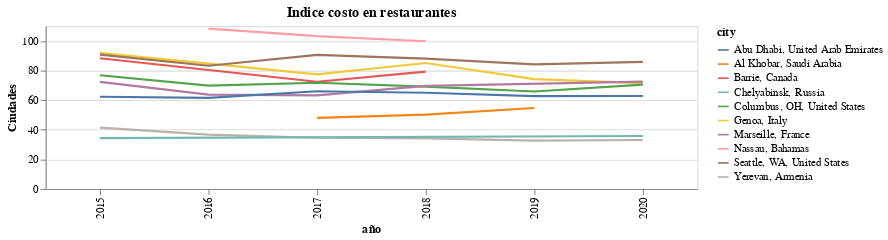

The cell this chart's notebook holds for it:
### Code cell
alt.Chart(life_cost[lambda df: df['city'].isin(my_cities)]).mark_line().encode(
    x = alt.X('year:O',title = 'año'),
    y = alt.Y('cost_of_living_index:Q',title='Ciudades'),
    color ='city',
    tooltip= ('city','cost_of_living_index','year')
).properties(width=600, height=150,title='Indice costo en restaurantes')

### Figure 1 — Vega-Lite specification as saved in the notebook (floating-point values rounded to 4 significant figures)
{"$schema": "https://vega.github.io/schema/vega-lite/v3.4.0.json", "config": {"background": "white", "mark": {"tooltip": null}, "view": {"height": 300, "width": 400}}, "data": {"name": "data-bf0ff40341a758e4e7622506c96d4fce"}, "datasets": {"data-bf0ff40341a758e4e7622506c96d4fce": [{"city": "Genoa, Italy", "cost_of_living_index": 91.85, "cost_of_living_plus_rent_index": 60.69, "country": " Italy", "groceries_index": 78.66, "local_purchasing_power_index": 67.62, "rank": 68, "rent_index": 28.09, "restaurant_price_index": 99.31, "year": 2015}, {"city": "Seattle, WA, United States", "cost_of_living_index": 90.71, "cost_of_living_plus_rent_index": 75.27, "country": " WA", "groceries_index": 100.7, "local_purchasing_power_index": 124.5, "rank": 73, "rent_index": 59.12, "restaurant_price_index": 82.07, "year": 2015}, {"city": "Barrie, Canada", "cost_of_living_index": 88.24, "cost_of_living_plus_rent_index": 60.65, "country": " Canada", "groceries_index": 97.61, "local_purchasing_power_index": 108.0, "rank": 93, "rent_index": 31.78, "restaurant_price_index": 66.14, "year": 2015}, {"city": "Columbus, OH, United States", "cost_of_living_index": 76.8, "cost_of_living_plus_rent_index": 54.6, "country": " OH", "groceries_index": 81.69, "local_purchasing_power_index": 123.8, "rank": 185, "rent_index": 31.37, "restaurant_price_index": 62.7, "year": 2015}, {"city": "Marseille, France", "cost_of_living_index": 72.3, "cost_of_living_plus_rent_index": 50.04, "country": " France", "groceries_index": 62.77, "local_purchasing_power_index": 113.0, "rank": 216, "rent_index": 26.75, "restaurant_price_index": 77.78, "year": 2015}, {"city": "Abu Dhabi, United Arab Emirates", "cost_of_living_index": 62.28, "cost_of_living_plus_rent_index": 68.56, "country": " United Arab Emirates", "groceries_index": 55.19, "local_purchasing_power_index": 105.3, "rank": 265, "rent_index": 75.13, "restaurant_price_index": 62.95, "year": 2015}, {"city": "Yerevan, Armenia", "cost_of_living_index": 41.39, "cost_of_living_plus_rent_index": 25.89, "country": " Armenia", "groceries_index": 33.71, "local_purchasing_power_index": 28.13, "rank": 392, "rent_index": 9.67, "restaurant_price_index": 34, "year": 2015}, {"city": "Chelyabinsk, Russia", "cost_of_living_index": 34.37, "cost_of_living_plus_rent_index": 24.68, "country": " Russia", "groceries_index": 27.3, "local_purchasing_power_index": 30.18, "rank": 420, "rent_index": 14.54, "restaurant_price_index": 37.32, "year": 2015}, {"city": "Nassau, Bahamas", "cost_of_living_index": 108.2, "cost_of_living_plus_rent_index": 74.44, "country": " Bahamas", "groceries_index": 104.3, "local_purchasing_power_index": 54.87, "rank": 10, "rent_index": 37.93, "restaurant_price_index": 92.54, "year": 2016}, {"city": "Seattle, WA, United States", "cost_of_living_index": 83.22, "cost_of_living_plus_rent_index": 72.05, "country": " WA", "groceries_index": 83.63, "local_purchasing_power_index": 147.4, "rank": 50, "rent_index": 59.97, "restaurant_price_index": 80.14, "year": 2016}, {"city": "Columbus, OH, United States", "cost_of_living_index": 69.81, "cost_of_living_plus_rent_index": 52.78, "country": " OH", "groceries_index": 71.01, "local_purchasing_power_index": 133.0, "rank": 199, "rent_index": 34.38, "restaurant_price_index": 64.11, "year": 2016}, {"city": "Marseille, France", "cost_of_living_index": 63.71, "cost_of_living_plus_rent_index": 43.45, "country": " France", "groceries_index": 58.64, "local_purchasing_power_index": 122.4, "rank": 247, "rent_index": 21.56, "restaurant_price_index": 66.29, "year": 2016}, {"city": "Abu Dhabi, United Arab Emirates", "cost_of_living_index": 61.47, "cost_of_living_plus_rent_index": 65.26, "country": " United Arab Emirates", "groceries_index": 56.39, "local_purchasing_power_index": 158.2, "rank": 261, "rent_index": 69.35, "restaurant_price_index": 58.65, "year": 2016}, {"city": "Yerevan, Armenia", "cost_of_living_index": 36.66, "cost_of_living_plus_rent_index": 24.19, "country": " Armenia", "groceries_index": 28.56, "local_purchasing_power_index": 34.36, "rank": 403, "rent_index": 10.72, "restaurant_price_index": 31.4, "year": 2016}, {"city": "Nassau, Bahamas", "cost_of_living_index": 103.2, "cost_of_living_plus_rent_index": 72.9, "country": " Bahamas", "groceries_index": 96.25, "local_purchasing_power_index": 40.42, "rank": 15, "rent_index": 40.03, "restaurant_price_index": 91.5, "year": 2017}, {"city": "Seattle, WA, United States", "cost_of_living_index": 90.54, "cost_of_living_plus_rent_index": 78.67, "country": " WA", "groceries_index": 93.9, "local_purchasing_power_index": 119.8, "rank": 27, "rent_index": 65.77, "restaurant_price_index": 79.85, "year": 2017}, {"city": "Genoa, Italy", "cost_of_living_index": 77.34, "cost_of_living_plus_rent_index": 49.55, "country": " Italy", "groceries_index": 70.38, "local_purchasing_power_index": 60.64, "rank": 110, "rent_index": 19.36, "restaurant_price_index": 71.13, "year": 2017}, {"city": "Barrie, Canada", "cost_of_living_index": 72.4, "cost_of_living_plus_rent_index": 49.97, "country": " Canada", "groceries_index": 71.7, "local_purchasing_power_index": 126.5, "rank": 173, "rent_index": 25.6, "restaurant_price_index": 62.35, "year": 2017}, {"city": "Columbus, OH, United States", "cost_of_living_index": 71.7, "cost_of_living_plus_rent_index": 53.65, "country": " OH", "groceries_index": 69.84, "local_purchasing_power_index": 120.7, "rank": 182, "rent_index": 34.03, "restaurant_price_index": 64.08, "year": 2017}, {"city": "Abu Dhabi, United Arab Emirates", "cost_of_living_index": 65.96, "cost_of_living_plus_rent_index": 68.5, "country": " United Arab Emirates", "groceries_index": 55.27, "local_purchasing_power_index": 136.1, "rank": 251, "rent_index": 71.26, "restaurant_price_index": 64.61, "year": 2017}, {"city": "Marseille, France", "cost_of_living_index": 63.15, "cost_of_living_plus_rent_index": 42.9, "country": " France", "groceries_index": 59.17, "local_purchasing_power_index": 99.33, "rank": 270, "rent_index": 20.9, "restaurant_price_index": 55.9, "year": 2017}, {"city": "Al Khobar, Saudi Arabia", "cost_of_living_index": 48.03, "cost_of_living_plus_rent_index": 32.58, "country": " Saudi Arabia", "groceries_index": 42.44, "local_purchasing_power_index": 156.4, "rank": 344, "rent_index": 15.8, "restaurant_price_index": 32.42, "year": 2017}, {"city": "Yerevan, Armenia", "cost_of_living_index": 34.6, "cost_of_living_plus_rent_index": 23.25, "country": " Armenia", "groceries_index": 26.61, "local_purchasing_power_index": 33.28, "rank": 423, "rent_index": 10.91, "restaurant_price_index": 32.44, "year": 2017}, {"city": "Nassau, Bahamas", "cost_of_living_index": 99.73, "cost_of_living_plus_rent_index": 71.14, "country": " Bahamas", "groceries_index": 85.34, "local_purchasing_power_index": 58.69, "rank": 15, "rent_index": 40.45, "restaurant_price_index": 104.2, "year": 2018}, {"city": "Seattle, WA, United States", "cost_of_living_index": 88.04, "cost_of_living_plus_rent_index": 76.64, "country": " WA", "groceries_index": 89.85, "local_purchasing_power_index": 144.6, "rank": 45, "rent_index": 64.41, "restaurant_price_index": 83.22, "year": 2018}, {"city": "Genoa, Italy", "cost_of_living_index": 85.04, "cost_of_living_plus_rent_index": 54.39, "country": " Italy", "groceries_index": 74.03, "local_purchasing_power_index": 71.66, "rank": 67, "rent_index": 21.49, "restaurant_price_index": 83.87, "year": 2018}, {"city": "Barrie, Canada", "cost_of_living_index": 79.18, "cost_of_living_plus_rent_index": 54.51, "country": " Canada", "groceries_index": 79.85, "local_purchasing_power_index": 127.6, "rank": 122, "rent_index": 28.03, "restaurant_price_index": 76.95, "year": 2018}, {"city": "Marseille, France", "cost_of_living_index": 69.66, "cost_of_living_plus_rent_index": 47.6, "country": " France", "groceries_index": 61.91, "local_purchasing_power_index": 104.2, "rank": 249, "rent_index": 23.92, "restaurant_price_index": 69.58, "year": 2018}, {"city": "Columbus, OH, United States", "cost_of_living_index": 69.13, "cost_of_living_plus_rent_index": 52.92, "country": " OH", "groceries_index": 66.96, "local_purchasing_power_index": 125.5, "rank": 260, "rent_index": 35.51, "restaurant_price_index": 62.16, "year": 2018}, {"city": "Abu Dhabi, United Arab Emirates", "cost_of_living_index": 64.97, "cost_of_living_plus_rent_index": 64.62, "country": " United Arab Emirates", "groceries_index": 54.3, "local_purchasing_power_index": 131.2, "rank": 298, "rent_index": 64.25, "restaurant_price_index": 65.93, "year": 2018}, {"city": "Al Khobar, Saudi Arabia", "cost_of_living_index": 50.18, "cost_of_living_plus_rent_index": 33.53, "country": " Saudi Arabia", "groceries_index": 44.86, "local_purchasing_power_index": 124.3, "rank": 373, "rent_index": 15.67, "restaurant_price_index": 33.74, "year": 2018}, {"city": "Yerevan, Armenia", "cost_of_living_index": 34.12, "cost_of_living_plus_rent_index": 22.18, "country": " Armenia", "groceries_index": 27.73, "local_purchasing_power_index": 32.52, "rank": 484, "rent_index": 9.37, "restaurant_price_index": 31.77, "year": 2018}, {"city": "Seattle, WA, United States", "cost_of_living_index": 84.16, "cost_of_living_plus_rent_index": 74.32, "country": " WA", "groceries_index": 82.69, "local_purchasing_power_index": 139.2, "rank": 22, "rent_index": 63.68, "restaurant_price_index": 80.09, "year": 2019}, {"city": "Genoa, Italy", "cost_of_living_index": 74.14, "cost_of_living_plus_rent_index": 47.7, "country": " Italy", "groceries_index": 65.45, "local_purchasing_power_index": 72.96, "rank": 64, "rent_index": 19.07, "restaurant_price_index": 75.6, "year": 2019}, {"city": "Columbus, OH, United States", "cost_of_living_index": 65.79, "cost_of_living_plus_rent_index": 50.94, "country": " OH", "groceries_index": 59.7, "local_purchasing_power_index": 127.3, "rank": 155, "rent_index": 34.86, "restaurant_price_index": 65.31, "year": 2019}, {"city": "Abu Dhabi, United Arab Emirates", "cost_of_living_index": 62.64, "cost_of_living_plus_rent_index": 57.29, "country": " United Arab Emirates", "groceries_index": 53.1, "local_purchasing_power_index": 106.6, "rank": 185, "rent_index": 51.51, "restaurant_price_index": 64.52, "year": 2019}, {"city": "Al Khobar, Saudi Arabia", "cost_of_living_index": 54.65, "cost_of_living_plus_rent_index": 35.68, "country": " Saudi Arabia", "groceries_index": 49.48, "local_purchasing_power_index": 117.3, "rank": 220, "rent_index": 15.15, "restaurant_price_index": 35.4, "year": 2019}, {"city": "Yerevan, Armenia", "cost_of_living_index": 32.63, "cost_of_living_plus_rent_index": 21.74, "country": " Armenia", "groceries_index": 25.61, "local_purchasing_power_index": 33.68, "rank": 372, "rent_index": 9.95, "restaurant_price_index": 32.71, "year": 2019}, {"city": "Seattle, WA, United States", "cost_of_living_index": 85.77, "cost_of_living_plus_rent_index": 76.17, "country": " WA", "groceries_index": 81.69, "local_purchasing_power_index": 133.4, "rank": 22, "rent_index": 65.7, "restaurant_price_index": 81.25, "year": 2020}, {"city": "Marseille, France", "cost_of_living_index": 72.5, "cost_of_living_plus_rent_index": 48.54, "country": " France", "groceries_index": 68.85, "local_purchasing_power_index": 68.77, "rank": 86, "rent_index": 22.42, "restaurant_price_index": 69.35, "year": 2020}, {"city": "Genoa, Italy", "cost_of_living_index": 71.51, "cost_of_living_plus_rent_index": 46.35, "country": " Italy", "groceries_index": 63.1, "local_purchasing_power_index": 62.75, "rank": 102, "rent_index": 18.91, "restaurant_price_index": 72.01, "year": 2020}, {"city": "Columbus, OH, United States", "cost_of_living_index": 70.5, "cost_of_living_plus_rent_index": 51.79, "country": " OH", "groceries_index": 66.32, "local_purchasing_power_index": 142.2, "rank": 112, "rent_index": 31.39, "restaurant_price_index": 67.4, "year": 2020}, {"city": "Abu Dhabi, United Arab Emirates", "cost_of_living_index": 62.75, "cost_of_living_plus_rent_index": 54.42, "country": " United Arab Emirates", "groceries_index": 51.44, "local_purchasing_power_index": 93.34, "rank": 186, "rent_index": 45.33, "restaurant_price_index": 63.57, "year": 2020}, {"city": "Chelyabinsk, Russia", "cost_of_living_index": 35.78, "cost_of_living_plus_rent_index": 22.43, "country": " Russia", "groceries_index": 30, "local_purchasing_power_index": 40.14, "rank": 351, "rent_index": 7.87, "restaurant_price_index": 28.23, "year": 2020}, {"city": "Yerevan, Armenia", "cost_of_living_index": 33.04, "cost_of_living_plus_rent_index": 22.43, "country": " Armenia", "groceries_index": 25.61, "local_purchasing_power_index": 28.3, "rank": 380, "rent_index": 10.87, "restaurant_price_index": 30.61, "year": 2020}]}, "encoding": {"color": {"field": "city", "type": "nominal"}, "tooltip": [{"field": "city", "type": "nominal"}, {"field": "cost_of_living_index", "type": "quantitative"}, {"field": "year", "type": "quantitative"}], "x": {"field": "year", "title": "año", "type": "ordinal"}, "y": {"field": "cost_of_living_index", "title": "Ciudades", "type": "quantitative"}}, "height": 150, "mark": "line", "title": "Indice costo en restaurantes", "width": 600}
